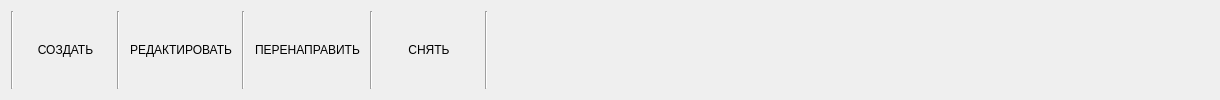
      <widget class="QWidget" name="tab_2">
       <attribute name="title">
        <string>Поручение</string>
       </attribute>
       <layout class="QHBoxLayout" name="horizontalLayout_13">
        <item>
         <widget class="Line" name="line_9">
          <property name="orientation">
           <enum>Qt::Vertical</enum>
          </property>
         </widget>
        </item>
        <item>
         <widget class="QPushButton" name="createTaskBt">
          <property name="sizePolicy">
           <sizepolicy hsizetype="Fixed" vsizetype="Fixed">
            <horstretch>0</horstretch>
            <verstretch>0</verstretch>
           </sizepolicy>
          </property>
          <property name="minimumSize">
           <size>
            <width>91</width>
            <height>41</height>
           </size>
          </property>
          <property name="baseSize">
           <size>
            <width>122</width>
            <height>30</height>
           </size>
          </property>
          <property name="styleSheet">
           <string notr="true">selection-color: qlineargradient(spread:repeat, x1:0, y1:0, x2:1, y2:0, stop:0 rgba(255, 0, 0, 255), stop:0.17 rgba(255, 0, 0, 255), stop:0.18 rgba(255, 255, 255, 255), stop:0.210212 rgba(255, 255, 255, 255), stop:0.220212 rgba(0, 16, 255, 255), stop:0.279897 rgba(0, 16, 255, 255), stop:0.289897 rgba(255, 255, 255, 255), stop:0.32 rgba(255, 255, 255, 255), stop:0.33 rgba(255, 0, 0, 255), stop:1 rgba(255, 0, 0, 255));</string>
          </property>
          <property name="text">
           <string>СОЗДАТЬ</string>
          </property>
          <property name="flat">
           <bool>true</bool>
          </property>
         </widget>
        </item>
        <item>
         <widget class="Line" name="line_4">
          <property name="orientation">
           <enum>Qt::Vertical</enum>
          </property>
         </widget>
        </item>
        <item>
         <widget class="QPushButton" name="editTaskBt">
          <property name="sizePolicy">
           <sizepolicy hsizetype="Fixed" vsizetype="Fixed">
            <horstretch>0</horstretch>
            <verstretch>0</verstretch>
           </sizepolicy>
          </property>
          <property name="minimumSize">
           <size>
            <width>100</width>
            <height>41</height>
           </size>
          </property>
          <property name="baseSize">
           <size>
            <width>122</width>
            <height>30</height>
           </size>
          </property>
          <property name="styleSheet">
           <string notr="true">selection-color: qlineargradient(spread:repeat, x1:0, y1:0, x2:1, y2:0, stop:0 rgba(255, 0, 0, 255), stop:0.17 rgba(255, 0, 0, 255), stop:0.18 rgba(255, 255, 255, 255), stop:0.210212 rgba(255, 255, 255, 255), stop:0.220212 rgba(0, 16, 255, 255), stop:0.279897 rgba(0, 16, 255, 255), stop:0.289897 rgba(255, 255, 255, 255), stop:0.32 rgba(255, 255, 255, 255), stop:0.33 rgba(255, 0, 0, 255), stop:1 rgba(255, 0, 0, 255));</string>
          </property>
          <property name="text">
           <string>РЕДАКТИРОВАТЬ</string>
          </property>
          <property name="flat">
           <bool>true</bool>
          </property>
         </widget>
        </item>
        <item>
         <widget class="Line" name="line_7">
          <property name="orientation">
           <enum>Qt::Vertical</enum>
          </property>
         </widget>
        </item>
        <item>
         <widget class="QPushButton" name="redirectTaskBt">
          <property name="sizePolicy">
           <sizepolicy hsizetype="Fixed" vsizetype="Fixed">
            <horstretch>0</horstretch>
            <verstretch>0</verstretch>
           </sizepolicy>
          </property>
          <property name="minimumSize">
           <size>
            <width>100</width>
            <height>41</height>
           </size>
          </property>
          <property name="baseSize">
           <size>
            <width>122</width>
            <height>30</height>
           </size>
          </property>
          <property name="styleSheet">
           <string notr="true">selection-color: qlineargradient(spread:repeat, x1:0, y1:0, x2:1, y2:0, stop:0 rgba(255, 0, 0, 255), stop:0.17 rgba(255, 0, 0, 255), stop:0.18 rgba(255, 255, 255, 255), stop:0.210212 rgba(255, 255, 255, 255), stop:0.220212 rgba(0, 16, 255, 255), stop:0.279897 rgba(0, 16, 255, 255), stop:0.289897 rgba(255, 255, 255, 255), stop:0.32 rgba(255, 255, 255, 255), stop:0.33 rgba(255, 0, 0, 255), stop:1 rgba(255, 0, 0, 255));</string>
          </property>
          <property name="text">
           <string>ПЕРЕНАПРАВИТЬ</string>
          </property>
          <property name="flat">
           <bool>true</bool>
          </property>
         </widget>
        </item>
        <item>
         <widget class="Line" name="line_5">
          <property name="orientation">
           <enum>Qt::Vertical</enum>
          </property>
         </widget>
        </item>
        <item>
         <widget class="QPushButton" name="cancelTaskBt">
          <property name="sizePolicy">
           <sizepolicy hsizetype="Fixed" vsizetype="Fixed">
            <horstretch>0</horstretch>
            <verstretch>0</verstretch>
           </sizepolicy>
          </property>
          <property name="minimumSize">
           <size>
            <width>100</width>
            <height>41</height>
           </size>
          </property>
          <property name="baseSize">
           <size>
            <width>122</width>
            <height>30</height>
           </size>
          </property>
          <property name="styleSheet">
           <string notr="true">selection-color: qlineargradient(spread:repeat, x1:0, y1:0, x2:1, y2:0, stop:0 rgba(255, 0, 0, 255), stop:0.17 rgba(255, 0, 0, 255), stop:0.18 rgba(255, 255, 255, 255), stop:0.210212 rgba(255, 255, 255, 255), stop:0.220212 rgba(0, 16, 255, 255), stop:0.279897 rgba(0, 16, 255, 255), stop:0.289897 rgba(255, 255, 255, 255), stop:0.32 rgba(255, 255, 255, 255), stop:0.33 rgba(255, 0, 0, 255), stop:1 rgba(255, 0, 0, 255));</string>
          </property>
          <property name="text">
           <string>СНЯТЬ</string>
          </property>
          <property name="flat">
           <bool>true</bool>
          </property>
         </widget>
        </item>
        <item>
         <widget class="Line" name="line_8">
          <property name="orientation">
           <enum>Qt::Vertical</enum>
          </property>
         </widget>
        </item>
        <item>
         <spacer name="horizontalSpacer_18">
          <property name="orientation">
           <enum>Qt::Horizontal</enum>
          </property>
          <property name="sizeHint" stdset="0">
           <size>
            <width>721</width>
            <height>20</height>
           </size>
          </property>
         </spacer>
        </item>
       </layout>
      </widget>
